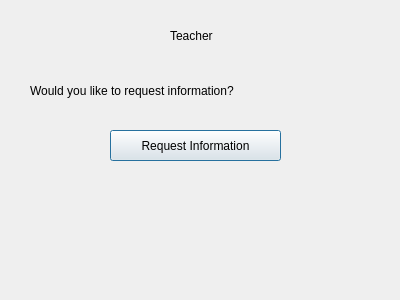
<?xml version="1.0" encoding="UTF-8"?>
<ui version="4.0">
 <class>Teacher</class>
 <widget class="QDialog" name="Teacher">
  <property name="geometry">
   <rect>
    <x>0</x>
    <y>0</y>
    <width>400</width>
    <height>300</height>
   </rect>
  </property>
  <property name="windowTitle">
   <string>Dialog</string>
  </property>
  <widget class="QLabel" name="label">
   <property name="geometry">
    <rect>
     <x>170</x>
     <y>20</y>
     <width>141</width>
     <height>31</height>
    </rect>
   </property>
   <property name="text">
    <string>Teacher </string>
   </property>
  </widget>
  <widget class="QLabel" name="label_2">
   <property name="geometry">
    <rect>
     <x>30</x>
     <y>80</y>
     <width>361</width>
     <height>21</height>
    </rect>
   </property>
   <property name="text">
    <string>Would you like to request information?</string>
   </property>
  </widget>
  <widget class="QPushButton" name="pushButton">
   <property name="geometry">
    <rect>
     <x>110</x>
     <y>130</y>
     <width>171</width>
     <height>31</height>
    </rect>
   </property>
   <property name="text">
    <string>Request Information</string>
   </property>
  </widget>
 </widget>
 <resources/>
 <connections/>
</ui>
